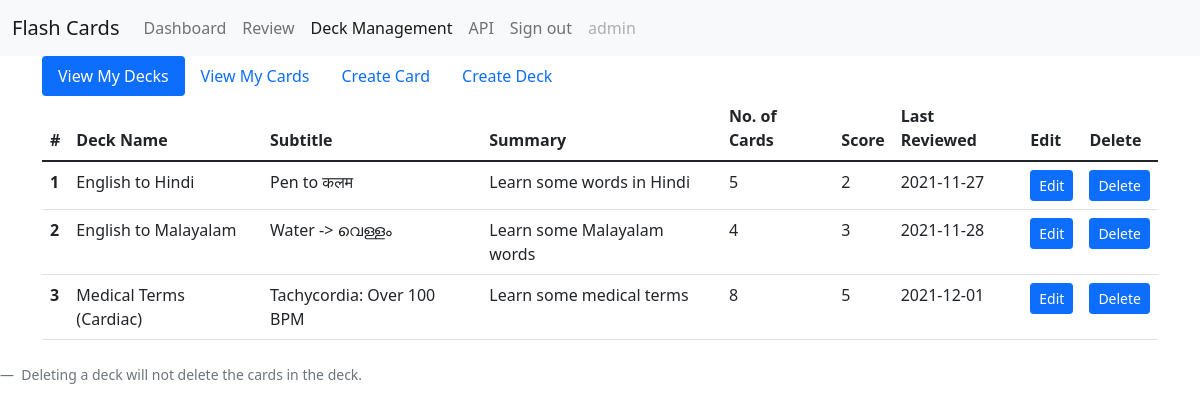
Page /deck_management (signed in) on the committed database.
### model.py (models this page shows)
class User(UserMixin,db.Model):
  id=db.Column(db.Integer, primary_key=True, autoincrement=True)
  username=db.Column(db.String(30),unique=True,nullable=False)
  password=db.Column(db.String(30),nullable=False)
  decks = db.relationship('User_Deck_Rel',backref='User')
  cards = db.relationship('User_Card_Rel',backref='User')
  user_decks=db.relationship('Deck',backref='User')
  user_cards=db.relationship('Card', backref='User')

class Deck(db.Model):
  id=db.Column(db.Integer, primary_key=True, autoincrement=True)
  deck_name=db.Column(db.String(30),nullable=False)
  subtitle=db.Column(db.String(30),nullable=False)
  summary=db.Column(db.String(30),nullable=False)
  owner = db.Column(db.String(30),db.ForeignKey('user.username'),nullable=False)
  cards = db.relationship('Card_Deck_Rel',backref='Deck')

class User_Deck_Rel(db.Model):
  id=db.Column(db.Integer, primary_key=True, autoincrement=True)
  deck_id = db.Column(db.Integer,db.ForeignKey('deck.id'),nullable=False)
  user_id = db.Column(db.Integer,db.ForeignKey('user.id'),nullable=False)
  score = db.Column(db.Integer)
  last_reviewed = db.Column(db.Date)

### main.py (the view)
@app.route('/deck_management',methods =['GET','POST'])
@login_required
def deck_management():
  if request.method=="POST":
    submit = request.form.get('submit',None)
    if submit==None:
      return redirect('/deck_management')
    if submit.startswith("delete"):
      deck_id=submit.split('_')[-1]
      User_Deck_Rel.query.filter_by(deck_id=deck_id).delete()
      Card_Deck_Rel.query.filter_by(deck_id=deck_id).delete()
      Deck.query.filter_by(id=deck_id).delete()
      db.session.commit()
      return redirect('/deck_management')
    if submit.startswith("edit"):
      deck_id=submit.split('_')[-1]
      deckx=Deck.query.filter_by(id=deck_id).first()
      if deckx:
        return render_template('edit_deck.html',username=current_user.username,deck=deckx)
      else:
        return redirect('/deck_management')
    if submit == "save_edit":
      deck_id = request.form.get('id',None)
      deck_name = request.form.get('name',None)
      subtitle = request.form.get('subtitle',None)
      summary = request.form.get('summary',None)
      if deck_id==None or deck_name==None or subtitle==None or summary==None:
        return redirect('/deck_management')
      if type(deck_name)==type("abc") and type(subtitle)==type("abc") and type(summary)==type("abc"):
        if len(deck_name.strip())==0 or len(deck_name.strip())>30 or len(subtitle.strip())==0 or len(subtitle.strip())>30 or len(summary.strip())==0 or len(summary.strip())>30:
          return redirect('/deck_management')
      else:
        return redirect('/deck_management')
      deckx=Deck.query.filter_by(id=deck_id).first()
      deckx.deck_name=deck_name
      deckx.subtitle=subtitle
      deckx.summary=summary
      db.session.commit()
      return redirect('/deck_management')
  elif request.method=="GET":
    users_decks=Deck.query.filter_by(owner=current_user.username).all()
    deck_info={}
    userx=User.query.filter_by(username=current_user.username).first()
    for d in users_decks:
      deck_scores=User_Deck_Rel.query.filter_by(user_id=userx.id,deck_id=d.id).first()
      if deck_scores:
        deck_info[d.id]={'no_cards':len(d.cards),'deck_name':d.deck_name,'subtitle':d.subtitle,'summary':d.summary,'score':deck_scores.score,'last_reviewed':deck_scores.last_reviewed}
      else:
        deck_info[d.id]={'no_cards':len(d.cards),'deck_name':d.deck_name,'subtitle':d.subtitle,'summary':d.summary,'score':'na','last_reviewed':'Never'}
    return render_template("view_decks.html",username=current_user.username,decks=users_decks,deck_info=deck_info)

### main.py (called while the page is built)
@login_manager.user_loader
def user1(user_id):
  return User.query.get(int(user_id))

### templates/view_decks.html (shortened to what this page needs)
{% extends "layout.html" %}
{% block head %}
  {{ super() }}
{% endblock %}
{% block deckmanagement %}active{%endblock%}
{% block page %}
<div class="container">
    <ul class="nav nav-pills">
      <li class="nav-item">
        <a class="nav-link active" aria-current="page" href="#">View My Decks</a>
      </li>
      <li class="nav-item">
        <a class="nav-link" href="/deck_management/view_cards">View My Cards</a>
      </li>
      <li class="nav-item">
        <a class="nav-link" href="/deck_management/create_card">Create Card</a>
      </li>
      <li class="nav-item">
        <a class="nav-link" href="/deck_management/create_deck">Create Deck</a>
      </li>
    </ul>
</div>
<div class="container" style="min-width:600px">
  <form method="POST" action="/deck_management">
    <table class="table">
      <thead>
        <tr>
          <th scope="col">#</th>
          <th scope="col">Deck Name</th>
          <th scope="col">Subtitle</th>
          <th scope="col">Summary</th>
          <th scope="col">No. of Cards</th>
          <th scope="col">Score</th>
          <th scope="col">Last Reviewed</th>
          <th scope="col">Edit</th>
          <th scope="col">Delete</th>
        </tr>
      </thead>
      <tbody>
        {% if decks|length > 0 %}
        {% for i in decks %}
        <tr>
          <th scope="row">{{loop.index}}</th>
          <td>{{i.deck_name}}</td>
          <td>{{i.subtitle}}</td>
          <td>{{i.summary}}</td>
          <td>{{deck_info[i.id]['no_cards']}}</td>
          <td>{{deck_info[i.id]['score']}}
          </td>
          <td>{{deck_info[i.id]['last_reviewed']}}</td>
          <td>
            {% if i.owner==username %}
            <button type="submit" class="btn btn-primary btn-sm" value="{{"edit_"+i.id|string}}" name="submit">Edit</button>
            {% endif %}
          </td>
          <td>
            {% if i.owner==username %}
            <button type="submit" class="btn btn-primary btn-sm" value="{{"delete_"+i.id|string}}" name="submit">Delete</button>
            {% endif %}
          </td>
        </tr>
        {% endfor %}
        {% endif %}
      </tbody>
    </table>
  </form>
</div>
{% endblock %}
{% block footer %}
  <footer class="blockquote-footer"> Deleting a deck will not delete the cards in the deck.</footer>
{% endblock %}

### templates/layout.html (shortened to what this page needs)
<!DOCTYPE html>
<html lang="en">
<head>
  {% block head %}
  <link href="https://cdn.jsdelivr.net/npm/bootstrap@5.1.3/dist/css/bootstrap.min.css" rel="stylesheet">
  {% endblock %}
</head>
<body>
<nav class="navbar navbar-expand-lg navbar-light bg-light">
  <div class="container-fluid">
    <span class="navbar-brand" href="#">Flash Cards</span>
    <div class="collapse navbar-collapse" id="navbarNav">
      <ul class="navbar-nav">
        <li class="nav-item">
          <a class="nav-link {% block dashboard %}{% endblock %}" aria-current="page" href="/dashboard">Dashboard</a>
        </li>
        <li class="nav-item">
          <a class="nav-link {% block review %}{% endblock %}" href="/review">Review</a>
        </li>
        <li class="nav-item">
          <a class="nav-link {% block deckmanagement %}{% endblock %}" href="/deck_management">Deck Management</a>
        </li>
        <li class="nav-item">
          <a class="nav-link {% block restapi %}{% endblock %}" href="/apidoc">API</a>
        </li>
        <li class="nav-item">
          <a class="nav-link" href="/logout">Sign out</a>
        </li>
        <li class="nav-item">
          <a class="nav-link disabled">{{username}}</a>
        </li>
      </ul>
    </div>
  </div>
</nav>
{% block page %}{% endblock %}
<br/>
{% block footer %}{% endblock %}
</body>
</html>

### rows in the picture
User: username "admin"
Deck: deck_name "English to Hindi", subtitle "Pen to कलम", summary "Learn some words in Hindi", deck_info "5", deck_info "2", id.last_reviewed "2021-11-27"
Deck: deck_name "English to Malayalam", subtitle "Water -> വെള്ളം", summary "Learn some Malayalam words", deck_info "4", deck_info "3", id.last_reviewed "2021-11-28"
Deck: deck_name "Medical Terms (Cardiac)", subtitle "Tachycordia: Over 100 BPM", summary "Learn some medical terms", deck_info "8", deck_info "5", id.last_reviewed "2021-12-01"
